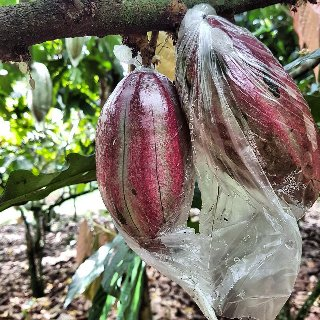
#> input picture melant_ia/src/knowledge_seeds/02_asistente_tecnico_rural/dataset_cacao/fruto_sano/healthy_102_optimized.jpg, 320 x 320 px
$ python optimizar_dataset.py
#> lines starting #> are read from the running program, lines starting #| are printed output that depends on the picture
import os
import cv2

# 1. Rutas relativas del proyecto
ruta_origen = "knowledge_seeds/02_asistente_tecnico_rural/dataset_cacao"
ruta_destino = "knowledge_seeds/02_asistente_tecnico_rural/dataset_cacao_optimizado"

# Categorias actualizadas en espanol
categorias = ["fruto_sano", "podredumbre_negra", "barrenador_fruto"]

# Configuracion del tamano optimo para la IA
TAMANO_IA = 512

print("Iniciando optimizacion de imagenes de cacao con OpenCV...")
total_procesadas = 0

for cat in categorias:
    carpeta_in = os.path.join(ruta_origen, cat)
    carpeta_out = os.path.join(ruta_destino, cat)

    # Crear la carpeta de destino si no existe
    os.makedirs(carpeta_out, exist_ok=True)

    if not os.path.exists(carpeta_in):
        print(f"[!] La carpeta {carpeta_in} no existe. Saltando...")
        continue

    print(f"\n[+] Procesando categoria: {cat}")

    # Leer todos los archivos de la subcarpeta
    archivos = [
        f
        for f in os.listdir(carpeta_in)
        if f.lower().endswith((".jpg", ".jpeg", ".png")) and not f.startswith(".")
    ]

    for i, archivo in enumerate(archivos, 1):
        ruta_archivo_in = os.path.join(carpeta_in, archivo)

        # Cargar imagen en formato BGR nativo de OpenCV
        img = cv2.imread(ruta_archivo_in)
#> img is the input picture: shape (320, 320, 3); mean B, G, R 106, 120.6, 126.6

        if img is None:
            print(f" [!] Error al leer {archivo} (posible archivo corrupto).")
            continue

        # 2. Logica de recorte central cuadrado
        alto, ancho = img.shape[:2]
#> alto = 320; ancho = 320
        lado_cuadrado = min(alto, ancho)
#> lado_cuadrado = 320

        # Calcular los puntos de corte para centrar la imagen
        inicio_y = (alto - lado_cuadrado) // 2
#> inicio_y = 0
        fin_y = inicio_y + lado_cuadrado
#> fin_y = 320
        inicio_x = (ancho - lado_cuadrado) // 2
#> inicio_x = 0
        fin_x = inicio_x + lado_cuadrado
#> fin_x = 320

        # Recorte mediante slicing de NumPy (rapido y directo en RAM)
        img_cuadrada = img[inicio_y:fin_y, inicio_x:fin_x]

        # 3. Redimensionar manteniendo texturas
        img_final = cv2.resize(
            img_cuadrada, (TAMANO_IA, TAMANO_IA), interpolation=cv2.INTER_AREA
        )
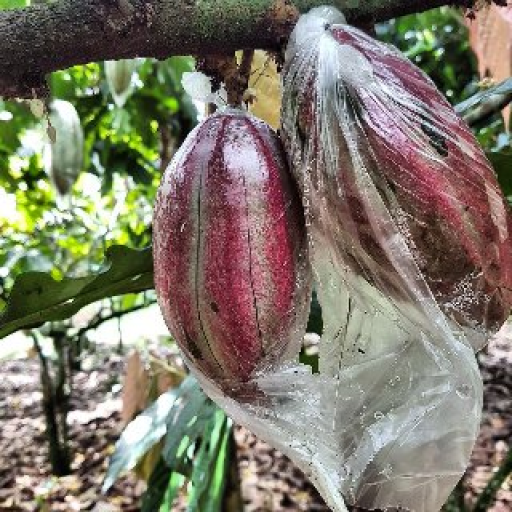
#> img_final: shape (512, 512, 3); mean B, G, R 105.9, 120.5, 126.5

        # 4. Guardado en disco
        nombre_salida = os.path.splitext(archivo)[0] + ".png"
        ruta_archivo_out = os.path.join(carpeta_out, nombre_salida)

        cv2.imwrite(ruta_archivo_out, img_final)
        total_procesadas += 1

        # Mostrar progreso cada 100 imagenes
        if i % 100 == 0 or i == len(archivos):
            print(f" -> Progreso en {cat}: {i}/{len(archivos)} imagenes procesadas.")

print("\n[FIN] El proceso ha terminado con exito.")
print(f"Se optimizaron un total de {total_procesadas} imagenes de cacao.")
print(f"Dataset listo en: {ruta_destino}")
